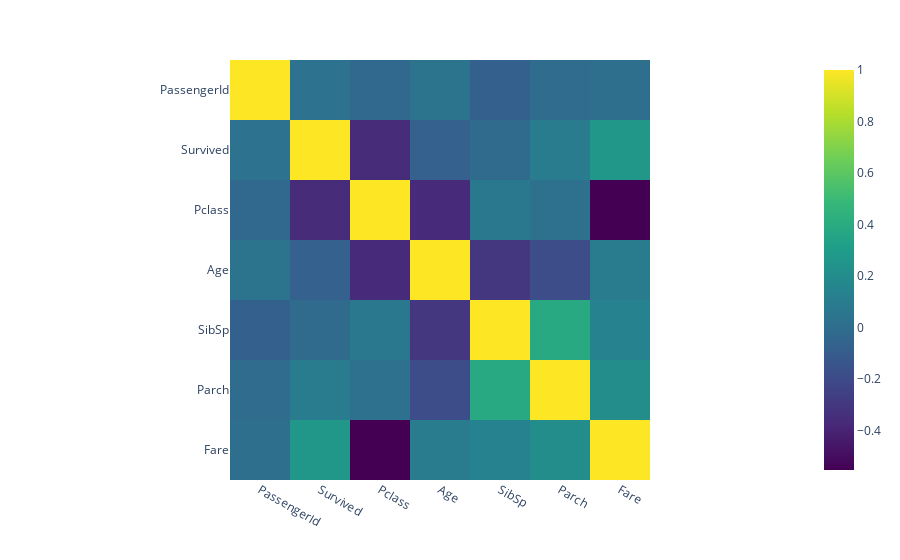

The cell this chart's notebook holds for it:
### Code cell
fig = px.imshow(dropped_titanic.corr(),color_continuous_scale=px.colors.sequential.Viridis)
fig.show()

### Figure 1 — Plotly figure (JSON) as saved in the notebook; plotly's stock layout.template omitted (floating-point values rounded to 4 significant figures)
{"data": [{"coloraxis": "coloraxis", "hovertemplate": "x: %{x}<br>y: %{y}<br>color: %{z}<extra></extra>", "name": "0", "type": "heatmap", "x": ["PassengerId", "Survived", "Pclass", "Age", "SibSp", "Parch", "Fare"], "xaxis": "x", "y": ["PassengerId", "Survived", "Pclass", "Age", "SibSp", "Parch", "Fare"], "yaxis": "y", "z": [[1, 0.02934, -0.03535, 0.03685, -0.0824, -0.01162, 0.009592], [0.02934, 1, -0.3597, -0.07722, -0.01736, 0.09332, 0.2682], [-0.03535, -0.3597, 1, -0.3692, 0.06725, 0.02568, -0.5542], [0.03685, -0.07722, -0.3692, 1, -0.3082, -0.1891, 0.09607], [-0.0824, -0.01736, 0.06725, -0.3082, 1, 0.3838, 0.1383], [-0.01162, 0.09332, 0.02568, -0.1891, 0.3838, 1, 0.2051], [0.009592, 0.2682, -0.5542, 0.09607, 0.1383, 0.2051, 1]]}], "layout": {"coloraxis": {"colorscale": [[0, "#440154"], [0.1111, "#482878"], [0.2222, "#3e4989"], [0.3333, "#31688e"], [0.4444, "#26828e"], [0.5556, "#1f9e89"], [0.6667, "#35b779"], [0.7778, "#6ece58"], [0.8889, "#b5de2b"], [1, "#fde725"]]}, "margin": {"t": 60}, "xaxis": {"anchor": "y", "constrain": "domain", "domain": [0, 1], "scaleanchor": "y"}, "yaxis": {"anchor": "x", "autorange": "reversed", "constrain": "domain", "domain": [0, 1]}}}
